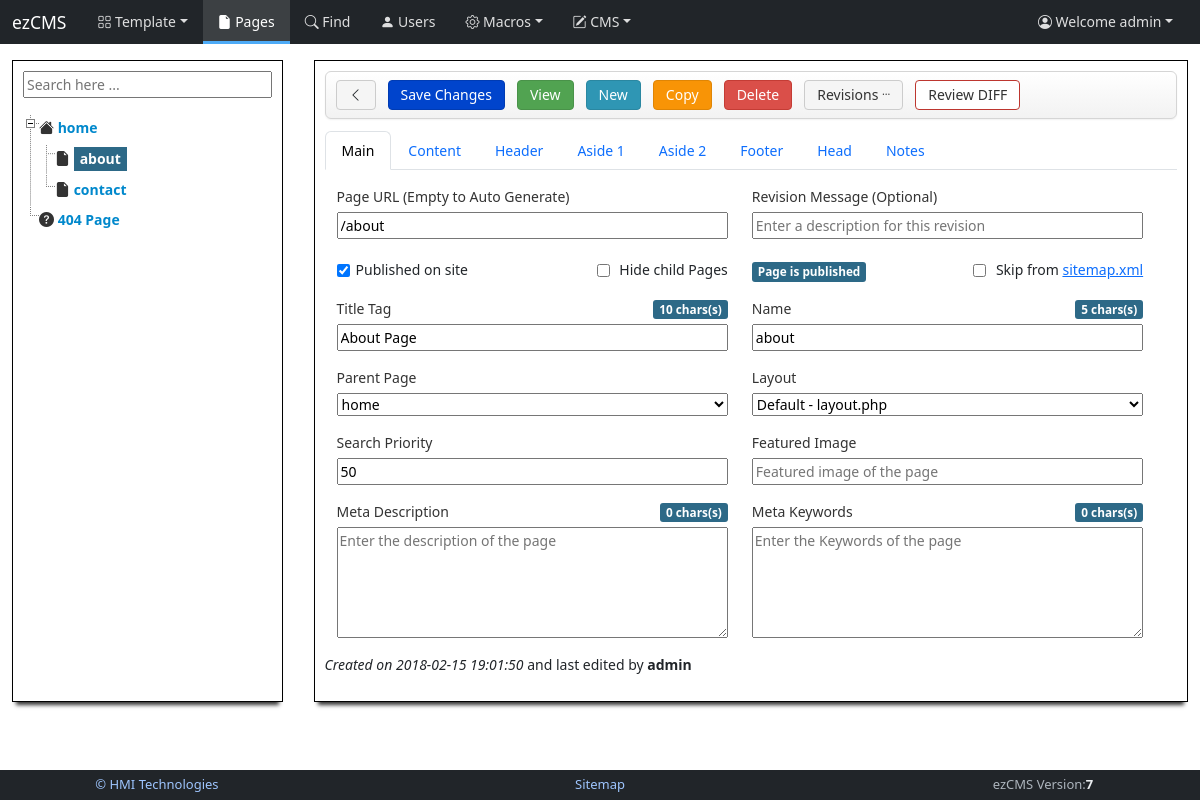
The page /pages.php?id=4 (signed in) on the database its author committed.
### tables this page shows
CREATE TABLE IF NOT EXISTS `users` (
  `id` int(8) NOT NULL AUTO_INCREMENT COMMENT 'id of user',
  `username` varchar(512) NOT NULL COMMENT 'name of user',
  `email` varchar(512) NOT NULL COMMENT 'email address of user',
  `passwd` varchar(512) NOT NULL COMMENT 'password has for the user',
  `active` tinyint(1) NOT NULL DEFAULT '0' COMMENT 'able to login',
  `editpage` tinyint(1) NOT NULL DEFAULT '0' COMMENT 'edit page',
  `delpage` tinyint(1) NOT NULL DEFAULT '0',
  `viewstats` tinyint(1) NOT NULL DEFAULT '0' COMMENT 'can view site statistics',
  `edituser` tinyint(1) NOT NULL DEFAULT '0' COMMENT 'can administer other users',
  `deluser` tinyint(1) NOT NULL DEFAULT '0' COMMENT 'delete users',
  `editsettings` tinyint(1) NOT NULL DEFAULT '0' COMMENT 'edit settings',
  `editcont` tinyint(1) NOT NULL DEFAULT '0' COMMENT 'edit controller',
  `editlayout` tinyint(1) NOT NULL DEFAULT '0' COMMENT 'edit layout',
  `editcss` tinyint(1) NOT NULL DEFAULT '0' COMMENT 'edit css',
  `editjs` tinyint(1) NOT NULL DEFAULT '0' COMMENT 'edit js',
  `editor` tinyint(1) NOT NULL DEFAULT '3' COMMENT 'cms editor type',
  `cmtheme` varchar(32) NOT NULL DEFAULT 'default' COMMENT 'code mirror theme',
  `cmscolor` varchar(8) NOT NULL DEFAULT '#FFFFFF' COMMENT 'cms background color',
  `createdon` timestamp NOT NULL DEFAULT CURRENT_TIMESTAMP COMMENT 'Revision date and time',
  PRIMARY KEY (`id`),
  UNIQUE KEY `email` (`email`),
  KEY `passwd` (`passwd`)
);

CREATE TABLE IF NOT EXISTS `pages` (
  `id` int(16) NOT NULL AUTO_INCREMENT COMMENT 'id of page',
  `pagename` varchar(512) NOT NULL COMMENT 'name of page',
  `title` varchar(1024) NOT NULL COMMENT 'title of page',
  `keywords` varchar(1024) DEFAULT NULL COMMENT 'keywords for page',
  `description` varchar(1024) DEFAULT NULL COMMENT 'description of page',
  `maincontent` longtext COMMENT 'main content of page',
  `useheader` tinyint(1) DEFAULT NULL COMMENT 'true to use header else defaults',
  `headercontent` longtext COMMENT 'header content of page',
  `usefooter` tinyint(1) DEFAULT NULL COMMENT 'true to use footer else defaults',
  `footercontent` longtext COMMENT 'footer content of page',
  `useside` tinyint(1) DEFAULT NULL COMMENT 'true to use aside else defaults',
  `sidecontent` longtext COMMENT 'side content of page',
  `published` tinyint(1) DEFAULT NULL COMMENT 'true if pulished on site',
  `parentid` int(16) DEFAULT NULL COMMENT 'id of parent page',
  `place` int(8) NOT NULL DEFAULT '0' COMMENT 'position of the page',
  `url` varchar(900) NOT NULL COMMENT 'the seo friendly url',
  `sidercontent` longtext COMMENT 'right aside content',
  `usesider` tinyint(1) DEFAULT '0' COMMENT 'true to use aside else defaults',
  `head` longtext COMMENT 'contents of custom head',
  `notes` text NOT NULL COMMENT 'contents of internal notes',
  `layout` text COMMENT 'name of the layout file for this page',
  `nositemap` tinyint(1) NOT NULL DEFAULT '0' COMMENT 'true to skip in sitemap',
  `priority` int(3) NOT NULL DEFAULT '50' COMMENT 'search priority',
  `img` varchar(512) DEFAULT NULL COMMENT 'featured image',
  `hidechildpages` int(1) NOT NULL DEFAULT '0' COMMENT 'Hide Child Pages in ezCMS',
  `createdby` int(16) NOT NULL DEFAULT '1' COMMENT 'id of the user made this page',
  `createdon` timestamp NOT NULL DEFAULT CURRENT_TIMESTAMP COMMENT 'creation date and time',
  PRIMARY KEY (`id`),
  UNIQUE KEY `url` (`url`),
  KEY `published` (`published`),
  KEY `createdby` (`createdby`),
  KEY `place` (`place`),
  KEY `parentid` (`parentid`),
  KEY `title` (`title`(1000)),
  KEY `keywords` (`keywords`(1000)),
  KEY `description` (`description`(1000)),
  KEY `priority` (`priority`),
  KEY `nositemap` (`nositemap`)
);

### pages.php (the view, shortened to what the rows shown need)
<?php
require_once ("class/pages.class.php");
$cms = new ezPages();
?><!DOCTYPE html><html lang="en"><head>
	<?php include('include/head.php'); ?>
</head><body>
<div id="wrap">
	<?php include('include/nav.php'); ?>
	<div class="container">
		<div id="editBlock" class="row-fluid">
			<div class="span3 white-boxed">
				<?php echo $cms->treehtml; ?>
			</div>
			<div class="span9 white-boxed">
				<form id="frmPage" action="" method="post" enctype="multipart/form-data">
			    <div class="tabbable tabs-top">
				<div class="tab-content">
				  <div class="tab-pane active" id="d-main">
						<div class="row">
							<div class="span6">
							  <div class="control-group <?php if ( ($cms->id == 1) || ($cms->id == 2) ) echo 'muted';?>">
								<div class="controls">
									<input type="text" id="txtURL" name="url"
										placeholder="Enter the URL of the page"
										title="Enter the URL of the page here. Empty to auto generate."
										data-bs-toggle="tooltip" <?php if ( ($cms->id == 1) || ($cms->id == 2) ) echo 'readonly';?>
										value="<?php echo $cms->page['url']; ?>"
										data-bs-placement="top" minlength="2"
										class="input-block-level tooltipme2"><br>
										<label class="checkbox" <?php if ($cms->id < 3) echo 'style="display:none"';?>>
										  <input id="ckpublished" name="published" type="checkbox"
										  	<?php echo $cms->page['publishedCheck']; ?>>Published on site
										  	<label class="checkbox checkRight">
											</label>
										</label>
								</div>
							  </div>
							</div>
						</div>
						<div class="row">
							<div class="span6">
							  <div class="control-group">
								<div class="controls">
									<input type="text" id="txtTitle" name="title"
										placeholder="Enter the title of the page"
										title="Enter the full title of the page here."
										data-bs-toggle="tooltip"
										value="<?php echo $cms->page['title']; ?>"
										data-bs-placement="top" minlength="2"
										class="input-block-level tooltipme2 countme2" required>
								</div>
							  </div>
							</div>
							<div class="span6">
							  <div class="control-group">
								<div class="controls">
									<input type="text" id="txtName" name="pagename"
										placeholder="Enter the name of the page"
										title="Enter the full name of the page here."
										data-bs-toggle="tooltip"
										value="<?php echo $cms->page['pagename']; ?>"
										data-bs-placement="top" minlength="2"
										class="input-block-level tooltipme2 countme2" required>
								</div>
							  </div>
							</div>
						</div>
						<div class="row">
							<div class="span6">
							  <div class="control-group">
								<div class="controls"><?php echo $cms->ddOptions; ?></div>
							  </div>
							</div>
						</div>
						<div class="row">
							<div class="span6">
							  <div class="control-group">
								<div class="controls">
									<input type="number" id="txtsprio"
										name="priority" min="0" max="999"
										placeholder="Search priority 0 - 999"
										title="Seach Priority of the page"
										data-bs-toggle="tooltip"
										value="<?php echo $cms->page['priority']; ?>"
										data-bs-placement="top"
										class="input-block-level tooltipme2"
										required>
								</div>
							  </div>
							</div>
						</div>
				  </div>
				</div>
				</div>
			  	</form>
			  	<?php echo $cms->createdText; ?>
			</div>
		</div>
	</div>
	<br><br>
</div>
</body></html>

### class/pages.class.php (shortened to what the rows shown need)
<?php
require_once ("ezcms.class.php");
class ezPages extends ezCMS {
	public $id = 1;
	public $treehtml = '';
	public $ddOptions = '';
	public $page;
	private $childIDS = [];
	public function __construct () {
		parent::__construct();
		if (isset($_GET['id'])) $this->id = $_GET['id'];
		if ($this->id <> 'new' ) {
			$this->page = $this->query('SELECT * FROM `pages` WHERE `id` = '.intval($this->id).' LIMIT 1')
				 ->fetch(PDO::FETCH_ASSOC);
			$this->createdText = '<div class="clearfix"></div><p><em>Created on '.
				$this->page['createdon'].'</em> and last edited by <strong>'.
				$this->chkTableForVal('users', 'id', 'username', $this->page['createdby'])
				.'</strong></p>';
		}
		$this->getChildIDS($this->id);
		$this->buildTree();
		if ( ($this->id > 2) || ($this->id == 'new') ) $this->ddOptions =
			'<select id="slparentid" name="parentid" class="input-block-level">'.$this->ddOptions.'</select>';
		else $this->ddOptions = '<div class="alert alert-info slRootMsg">Root</div>';
	}
	private function setPageVariables() {
		$this->page['keywords'] = htmlspecialchars($this->page["keywords"]);
		$this->page['description'] = htmlspecialchars($this->page["description"]);
		$this->page['maincontent'] = htmlspecialchars($this->page["maincontent"]);
		$this->page['headercontent'] = htmlspecialchars($this->page["headercontent"]);
		$this->page['sidecontent'] = htmlspecialchars($this->page["sidecontent"]);
		$this->page['sidercontent'] = htmlspecialchars($this->page["sidercontent"]);
		$this->page['footercontent'] = htmlspecialchars($this->page["footercontent"]);
		$this->page['head'] = htmlspecialchars($this->page["head"]);
		$this->page['notes'] = htmlspecialchars($this->page["notes"]);
	}
	private function setOptions($itm, $msgOn, $mgsOff) {
		$this->page[$itm.'Check'] = '';
		$this->page[$itm.'Msg'] = '<span class="label label-important">'.$mgsOff.'</span>';
		if ($this->page[$itm]) {
			$this->page[$itm.'Check'] = 'checked';
			$this->page[$itm.'Msg'] = '<span class="label label-info">'.$msgOn.'</span>';
		}
	}
	private function buildTree($parentid = 0) {
		static $nestCount;
		$treeSQL = $this->prepare(
			"SELECT `id`, `title`, `pagename`, `url`, `published`, `description`, `hidechildpages`
			FROM  `pages` WHERE `parentid` = ? order by place");
		$treeSQL->execute( [$parentid] );
		if ($treeSQL->rowCount()) {
			$nestCount += 1;
			if ($nestCount == 1) $this->treehtml .= '<ul id="left-tree">'; else $this->treehtml .=  '<ul>';
			while ($entry = $treeSQL->fetch()) {
				$action = '<i class="icon-file"></i>';
				if ($entry['id']==1) $action = '<i class="icon-home"></i>';
				if ($entry['id']==2) $action = '<i class="icon-question-sign"></i> ';
				$myclass = ($entry["id"] == $this->id) ? 'label label-info' : '';
				$myPub   = ($entry["published"]) ? '' : ' <i class="icon-ban-circle" title="Page is not published"></i>';
				$this->treehtml .= '<li data-id="'.$entry['id'].'">'.$action.' <a href="pages.php?id='.$entry['id'].
							'" class="'.$myclass.'" title="'.$entry["title"].'">'.$entry["pagename"].'</a>'.$myPub;
				$isSel = '';
				if  ( ($entry['id'] != 2) && !(in_array($entry['id'], $this->childIDS)) ){
					if ($this->page['parentid'] == $entry['id']) $isSel = 'selected';
					$this->ddOptions .= '<option value="' . $entry['id'] . '" '.$isSel.'>'.
						str_repeat(' - ',$nestCount - 1) . $entry['pagename'].'</option>';
				}
				if (!$entry['hidechildpages']) $this->buildTree($entry['id']);
				$this->treehtml .= '</li>';
			}
			$this->treehtml .= '</ul>';
		}
	}
	private function getChildIDS($id) {
		$id = intval($id);
		array_push($this->childIDS, $id);
		foreach ($this->query("SELECT `id` FROM `pages` WHERE `parentid` = '$id'") as $entry)
			if ($id >2) $this->getChildIDS($entry['id']);
	}
}
?>

### include/nav.php (shortened to what the rows shown need)
<nav class="navbar navbar-expand-lg navbar-dark bg-dark fixed-top">
  <div class="container-fluid">
	<div class="collapse navbar-collapse" id="topNav">
	  <ul class="navbar-nav ms-auto">
		<li class="nav-item dropdown">
			<a href="#" class="nav-link dropdown-toggle" data-bs-toggle="dropdown" role="button" aria-expanded="false"><i class="bi bi-person-circle"></i> Welcome
				<?php echo $cms->usr['username']; ?></a>
		</li>
	  </ul>
	</div>
  </div>
</nav>

### rows shown on the page
users: username "admin"
pages: pagename "home", parentid "home"
pages: pagename "about", url "/about", title "About Page", priority "50", createdon "2018-02-15 19:01:50", createdby.username "admin"
pages: pagename "contact"
pages: pagename "404 Page"

### other values the page prints
$msgOn "Page is published"
